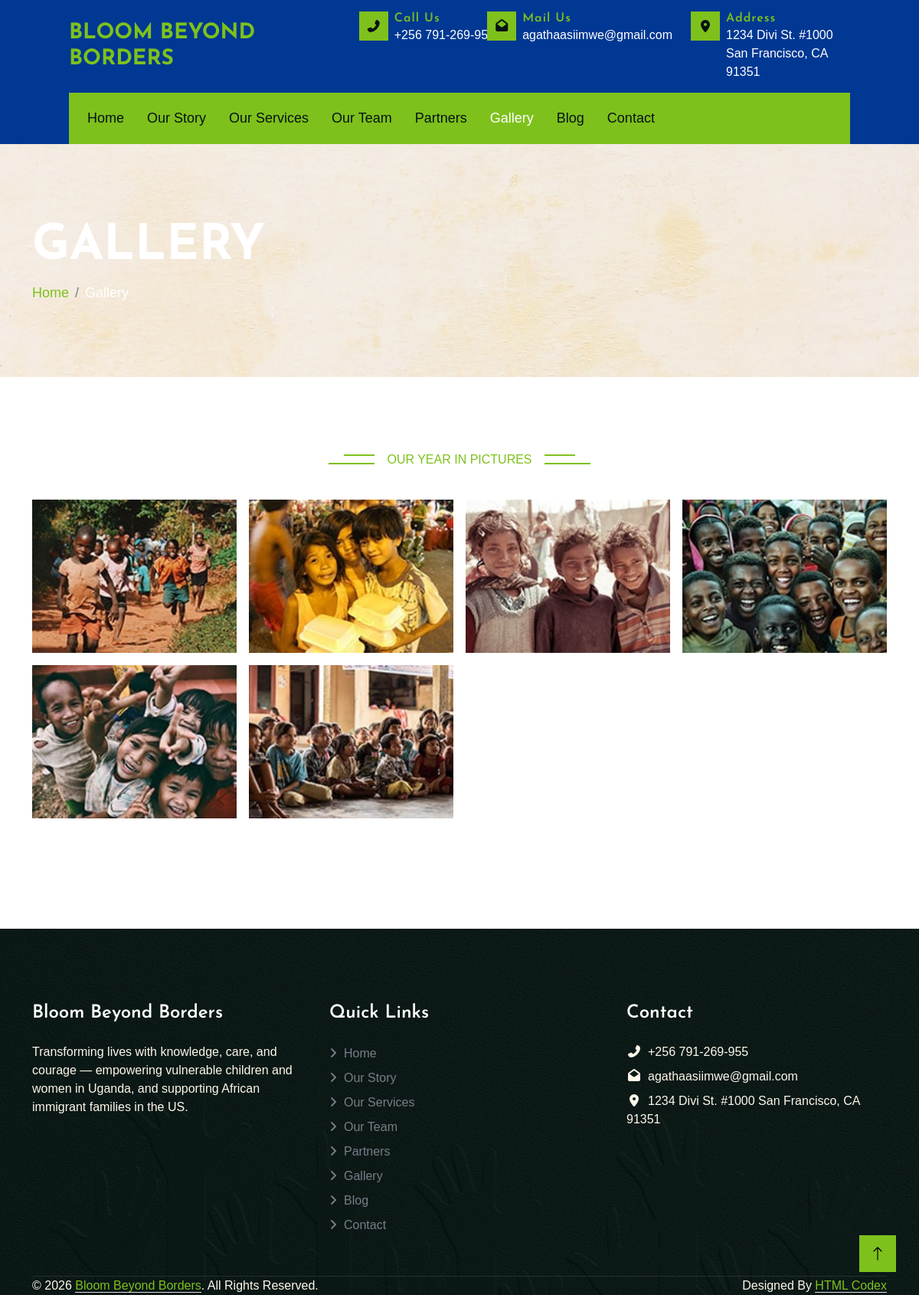
The page /gallery on the database its author committed.
### tables this page shows
CREATE TABLE IF NOT EXISTS gallery_albums (
    id INT UNSIGNED AUTO_INCREMENT PRIMARY KEY,
    name VARCHAR(150) NOT NULL,
    slug VARCHAR(160) NOT NULL,
    sort_order INT NOT NULL DEFAULT 0,
    created_at DATETIME NOT NULL DEFAULT CURRENT_TIMESTAMP,
    updated_at DATETIME NOT NULL DEFAULT CURRENT_TIMESTAMP ON UPDATE CURRENT_TIMESTAMP,
    UNIQUE KEY uq_gallery_albums_slug (slug)
);

CREATE TABLE IF NOT EXISTS gallery_images (
    id INT UNSIGNED AUTO_INCREMENT PRIMARY KEY,
    album_id INT UNSIGNED NOT NULL,
    image_path VARCHAR(255) NOT NULL,
    caption VARCHAR(255) NULL,
    sort_order INT NOT NULL DEFAULT 0,
    created_at DATETIME NOT NULL DEFAULT CURRENT_TIMESTAMP,
    CONSTRAINT fk_gallery_images_album FOREIGN KEY (album_id)
        REFERENCES gallery_albums (id) ON DELETE CASCADE,
    KEY idx_gallery_images_album_id (album_id)
);

### app/Core/Controller.php (called while the page is built, shortened)
<?php
abstract class Controller
{
    protected function view(string $view, array $data = []): void
    {
        $viewsDir = dirname(__DIR__) . '/Views';
        $viewPath = $viewsDir . '/' . $view . '.php';
        extract($data);
        require $viewsDir . '/partials/header.php';
        require $viewPath;
        require $viewsDir . '/partials/footer.php';
    }
}

### app/Controllers/GalleryController.php (called while the page is built, shortened)
<?php
class GalleryController extends Controller
{
    public function index(): void
    {
        $this->view('gallery/index', [
            'title' => 'Gallery - Bloom Beyond Borders',
            'pageTitle' => 'Gallery',
            'albums' => (new GalleryAlbum())->allWithImages(),
        ]);
    }
}

### public/index.php (called while the page is built, shortened)
<?php
$router = new Router();
$router->get('/', [HomeController::class, 'index']);
$router->get('/our-story', [StoryController::class, 'index']);
$router->get('/our-services', [ServicesController::class, 'index']);
$router->get('/our-team', [TeamController::class, 'index']);
$router->get('/partners', [PartnersController::class, 'index']);
$router->get('/gallery', [GalleryController::class, 'index']);
$router->get('/blog', [BlogController::class, 'index']);
$router->get('/blog/{slug}', [BlogController::class, 'show']);
$router->get('/contact', [ContactController::class, 'index']);
$router->dispatch($_SERVER['REQUEST_METHOD'], $_SERVER['REQUEST_URI']);

### app/Core/Model.php (called while the page is built, shortened)
<?php
abstract class Model
{
    public function __construct()
    {
        $this->db = Database::connection();
    }
}

### app/Config/db.php (called while the page is built)
<?php
return [
    'host' => getenv('DB_HOST') ?: '127.0.0.1',
    'port' => getenv('DB_PORT') ?: '3306',
    'database' => getenv('DB_DATABASE') ?: 'bloom',
    'username' => getenv('DB_USERNAME') ?: 'root',
    'password' => getenv('DB_PASSWORD') ?: '',
    'charset' => 'utf8mb4',
];

### app/Core/Database.php (called while the page is built, shortened)
<?php
class Database
{
    private static ?PDO $connection = null;
    public static function connection(): PDO
    {
        if (self::$connection === null) {
            $config = require dirname(__DIR__) . '/Config/db.php';
            $dsn = sprintf(
                'mysql:host=%s;port=%s;dbname=%s;charset=%s',
                $config['host'],
                $config['port'],
                $config['database'],
                $config['charset']
            );
            try {
                self::$connection = new PDO($dsn, $config['username'], $config['password'], [
                    PDO::ATTR_ERRMODE => PDO::ERRMODE_EXCEPTION,
                    PDO::ATTR_DEFAULT_FETCH_MODE => PDO::FETCH_ASSOC,
                    PDO::ATTR_EMULATE_PREPARES => false,
                ]);
            } catch (PDOException $e) {
                throw new PDOException('Database connection failed: ' . $e->getMessage(), (int) $e->getCode());
            }
        }
        return self::$connection;
    }
}

### app/Models/GalleryAlbum.php (called while the page is built, shortened)
<?php
class GalleryAlbum extends Model
{
    public function allWithImages(): array
    {
        $albums = $this->db
            ->query('SELECT * FROM gallery_albums ORDER BY sort_order ASC, id ASC')
            ->fetchAll();
        $imagesStmt = $this->db->prepare(
            'SELECT * FROM gallery_images WHERE album_id = ? ORDER BY sort_order ASC, id ASC'
        );
        foreach ($albums as &$album) {
            $imagesStmt->execute([$album['id']]);
            $album['images'] = $imagesStmt->fetchAll();
        }
        return $albums;
    }
}

### app/Views/gallery/index.php (the view, shortened to what this page needs)
<?php
require dirname(__DIR__) . '/partials/page-header.php';
?>
<div class="container-fluid py-5">
    <div class="container">
        <?php foreach ($albums as $album): ?>
            <div class="mb-5 wow fadeIn" data-wow-delay="0.1s">
                <div class="text-center mx-auto mb-4" style="max-width: 500px;">
                    <p class="section-title bg-white text-center text-primary px-3"><?= htmlspecialchars($album['name']) ?></p>
                </div>
                <div class="row g-3">
                    <?php foreach ($album['images'] as $image): ?>
                        <?php $path = '/' . htmlspecialchars(ltrim($image['image_path'], '/')); ?>
                        <div class="col-6 col-md-4 col-lg-3">
                            <img
                                class="img-fluid w-100 gallery-thumb"
                                style="cursor: pointer; aspect-ratio: 4 / 3; object-fit: cover;"
                                src="<?= $path ?>"
                                data-full="<?= $path ?>"
                                data-caption="<?= htmlspecialchars($image['caption'] ?? '') ?>"
                                data-bs-toggle="modal"
                                data-bs-target="#galleryLightbox"
                                alt="<?= htmlspecialchars($image['caption'] ?: $album['name']) ?>"
                            >
                        </div>
                    <?php endforeach; ?>
                </div>
            </div>
        <?php endforeach; ?>
    </div>
</div>

### app/Core/Router.php (shortened to what this page needs)
<?php
class Router
{
    private array $routes = [];
    private function add(string $method, string $path, array $handler): void
    {
        $this->routes[] = [
            'method' => $method,
            'pattern' => $this->toPattern($path),
            'handler' => $handler,
        ];
    }
    private function toPattern(string $path): string
    {
        $pattern = preg_replace('#\{[a-zA-Z_][a-zA-Z0-9_]*\}#', '([^/]+)', $path);
        return '#^' . $pattern . '$#';
    }
    public function dispatch(string $method, string $uri): void
    {
        $path = parse_url($uri, PHP_URL_PATH) ?: '/';
        $path = rtrim($path, '/');
        foreach ($this->routes as $route) {
            if (preg_match($route['pattern'], $path, $matches)) {
                array_shift($matches);
                [$controllerClass, $action] = $route['handler'];
                $controller = new $controllerClass();
                $controller->$action(...$matches);
                return;
            }
        }
    }
}

### public/css/style.css (style rules this page uses)
:root { --bs-primary: #7ec11c; --bs-secondary: #003893; --bs-tertiary: #797E88; }
.section-title { position: relative; display: inline-block; text-transform: uppercase; }
.section-title::before { position: absolute; content: ""; width: calc(100% + 80px); height: 0px; top: 5px; left: -40px; border-top: 2px solid var(--bs-primary); z-index: -1; }
.section-title::after { position: absolute; content: ""; width: calc(100% + 120px); height: 0px; bottom: 6px; left: -60px; border-bottom: 2px solid var(--bs-primary); z-index: -1; }

### rows shown on the page
gallery_albums: name "OUR YEAR IN PICTURES"
gallery_images: image_path (picture)
gallery_images: image_path (picture)
gallery_images: image_path (picture)
gallery_images: image_path (picture)
gallery_images: image_path (picture)
gallery_images: image_path (picture)

### other values the page prints
$settings['contact_phone'] "+256 791-269-955"
$settings['contact_email'] "agathaasiimwe@gmail.com"
$settings['contact_address'] "1234 Divi St. #1000 San Francisco, CA 91351"
$label "Home"
$label "Our Story"
$label "Our Services"
$label "Our Team"
$label "Partners"
$label "Gallery"
$label "Blog"
$label "Contact"
